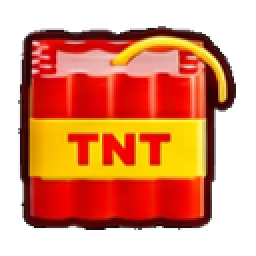
#> input picture src/assets/art/og/powers/bomb.png, 128 x 128 px (shown 2 times larger); its folder holds only this picture in this run
$ python og-folha.py ../src/assets/art/og/powers/bomb.png
#> lines starting #> are read from the running program, lines starting #| are printed output that depends on the picture
#!/usr/bin/env python3
"""
Separa a FOLHA de ícones do jogo original (tira horizontal com o fundo xadrez
"de transparência" queimado no PNG) em ícones 128×128 de fundo transparente,
salvos em `src/assets/art/og/powers/`.

Ordem padrão da folha (esquerda → direita), igual ao mapeamento combinado:
  rocket · shield · fire · freeze · mine · bomb · spring · magic-dice

Como funciona:
  1) se o PNG já tem alfa verdadeiro, usa o alfa como fundo;
  2) senão, detecta as cores do xadrez nas bordas. Com xadrez ESCURO, fundo é
     "cinza até a casa clara + folga" (casa clara, casa escura, sombras e o
     antialiasing da borda do sprite — tudo cinzento e apagado) mais o que
     bater com uma das duas cores; com xadrez CLARO vale só "perto de uma das
     duas cores". Flood-fill a partir das bordas decide o que é fundo —
     buraco fechado dentro do ícone (miolo branco do foguete) sobrevive;
  3) MATTE SUAVE: cada pixel que sobrou recebe alfa proporcional à distância
     dele pra cor do fundo (pixels saturados do desenho ficam opacos). É isso
     que come a franja de antialiasing que, composta sobre a placa clara da
     casa, parece "ícone com fundo branco";
  4) corta em N colunas (segmentos de primeiro plano; se não der N, divide em
     partes iguais), centra o conteúdo em ~85% da tela (regra 2 do ARTE.md §1)
     e salva 128×128 otimizados;
  5) --contato monta uma prévia dupla: os recortes a 40 px SOBRE A PLACA DA
     FAMÍLIA (como o jogo desenha) e a 128 px sobre branco — é assim que tem
     que ser conferido, não sobre fundo escuro; --debug salva a máscara.

Uso:
  pip install pillow
  python3 tools/og-folha.py folha.png                       # 8 nomes padrão
  python3 tools/og-folha.py folha.png out/ --contato
  python3 tools/og-folha.py folha.png --nomes a b c d       # outra lista
  python3 tools/og-folha.py folha.png --tol=24              # ajuste fino

Nada disso é obrigatório pro jogo — é só a linha de montagem da arte.
"""
from __future__ import annotations

import os
import sys
from collections import Counter, deque

try:
    from PIL import Image
except ImportError:  # pragma: no cover
    sys.exit('instale o pillow: pip install pillow')

ROOT = os.path.dirname(os.path.dirname(os.path.abspath(__file__)))
OUT_DIR = os.path.join(ROOT, 'src', 'assets', 'art', 'og', 'powers')

# folha padrão do jogo original, da esquerda pra direita
NAMES = ['rocket', 'shield', 'fire', 'freeze', 'mine', 'bomb', 'spring', 'magic-dice']

CELL_PX = 128    # lado do PNG final (mesmo do tools/og-icones.py)
FILL = 0.85      # conteúdo ocupando ~85% da tela (ARTE.md §1, regra 2)
TOL = 26         # distância RGB pra "é exatamente a cor do xadrez"
FADE_LO = 16     # distância do fundo abaixo disso = transparente (matte suave)
FADE_HI = 90     # acima disso = opaco
SAT_KEEP = 60    # pixel saturado (max-min) acima disso nunca some (é do desenho)


def dist(a: tuple[int, int, int], b: tuple[int, int, int]) -> float:
    return ((a[0] - b[0]) ** 2 + (a[1] - b[1]) ** 2 + (a[2] - b[2]) ** 2) ** 0.5


# [123 lines left out: functions border_colors, make_fg, soft_alpha, not called in this run]


def split_columns(fg: bytearray, w: int, h: int, n: int) -> 'list[tuple[int, int]]':
    colfg = [False] * w
    for x in range(w):
        for y in range(h):
            if fg[y * w + x]:
                colfg[x] = True
                break
    segs: list[tuple[int, int]] = []
    start = None
    for x in range(w + 1):
        on = x < w and colfg[x]
        if on and start is None:
            start = x
        elif not on and start is not None:
            if x - start > max(4, w // (n * 6)):
                segs.append((start, x))
            start = None
    if len(segs) == n:
        return segs
    step = w / n
    return [(int(round(i * step)), int(round((i + 1) * step))) for i in range(n)]


def cut_icon(rgb: Image.Image, alpha: bytearray, x0: int, x1: int) -> Image.Image:
    w, h = rgb.size
    px = rgb.load()
    bx0, by0, bx1, by1 = x1, h, x0, 0
    for y in range(h):
        for x in range(x0, x1):
            if alpha[y * w + x] > 24:
                if x < bx0: bx0 = x
                if x > bx1: bx1 = x
                if y < by0: by0 = y
                if y > by1: by1 = y
    if bx1 < bx0 or by1 < by0:
        raise SystemExit('fatia sem primeiro plano — a máscara comeu o ícone todo (suba --tol?)')
    out = Image.new('RGBA', (CELL_PX, CELL_PX), (0, 0, 0, 0))
    op = Image.new('RGB', (bx1 - bx0 + 1, by1 - by0 + 1), (0, 0, 0))
    oa = Image.new('L', op.size, 0)
    opp, oap = op.load(), oa.load()
    for y in range(by0, by1 + 1):
        for x in range(bx0, bx1 + 1):
            a = alpha[y * w + x]
            if a == 0:
                continue
            opp[x - bx0, y - by0] = px[x, y]
            oap[x - bx0, y - by0] = a
    op = op.convert('RGBA')
    op.putalpha(oa)
    s = (CELL_PX * FILL) / max(op.size)
    nw, nh = max(1, round(op.width * s)), max(1, round(op.height * s))
    op = op.resize((nw, nh), Image.LANCZOS)
    out.paste(op, ((CELL_PX - nw) // 2, (CELL_PX - nh) // 2), op)
    return out


def parse(argv: list[str]) -> tuple[str, str, list[str], int, bool, bool]:
    names: list[str] = []
    tol = TOL
    contato = debug = False
    mode = 'pos'
    rest: list[str] = []
    for a in argv:
        if a == '--nomes':
            mode = 'nomes'
            continue
        if a == '--contato':
            contato = True
            mode = 'pos'
            continue
        if a == '--debug':
            debug = True
            mode = 'pos'
            continue
        if a.startswith('--tol='):
            tol = int(a.split('=', 1)[1])
            mode = 'pos'
            continue
        if a.startswith('--'):
            raise SystemExit(f'opção desconhecida: {a}')
        if mode == 'nomes':
            names.append(a)
        else:
            rest.append(a)
    if not rest:
        print(__doc__)
        sys.exit(2)
    return rest[0], (rest[1] if len(rest) > 1 else OUT_DIR), names or NAMES, tol, contato, debug


def main(argv: list[str]) -> None:
    src, out_dir, names, tol, contato, debug = parse(argv[1:])
    im = Image.open(src)
#> im is the input picture: PIL image 128x128 RGBA; mean R, G, B, A 120.7, 47, 15.2, 151.5
    w, h = im.size
#> w = 128; h = 128
    rgb = im.convert('RGB')
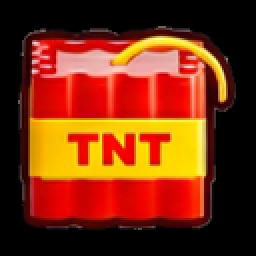
#> rgb: PIL image 128x128 RGB (shown 2 times larger); mean R, G, B 120.7, 47, 15.2
    src_alpha = None
    fg = dark = lim = ca = cb = how = None
    if im.mode == 'RGBA':
        a = im.getchannel('A')
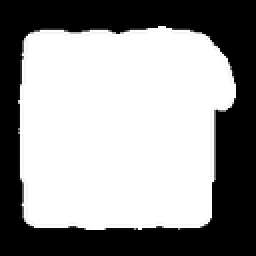
#> a: PIL image 128x128 L (shown 2 times larger); min 0, max 255, mean 151.5
        av = a.get_flattened_data() if hasattr(a, 'get_flattened_data') else list(a.getdata())
#> av = 16384 values, max 255 at index 1744, min 0 at index 0, mean 151.5
        if any(v <= 8 for v in av[::17]):  # alfa real manda (xadrez é só do visual do editor)
            fg = bytearray(1 if v > 8 else 0 for v in av)
            src_alpha = a
            how = 'alfa'
            dark, ca, cb, lim = False, (0, 0, 0), (0, 0, 0), 0
    if fg is None:
        fg, dark, ca, cb, lim, how = make_fg(rgb, tol)
    if src_alpha is None:
        alpha = soft_alpha(fg, rgb, dark, ca, cb, lim)
    else:
        av2 = src_alpha.get_flattened_data() if hasattr(src_alpha, 'get_flattened_data') else list(src_alpha.getdata())
#> av2 has the same summary as av
        alpha = bytearray(v for v in av2)
    n = len(names)
    segs = split_columns(fg, w, h, n)
#> segs = [(0, 16), (16, 32), (32, 48), (48, 64), (64, 80), (80, 96), (96, 112), (112, 128)]
    if len(segs) != n:
        print(f'aviso: {len(segs)} segmentos, esperava {n}; cortando em partes iguais', file=sys.stderr)
        segs = [(round(i * w / n), round((i + 1) * w / n)) for i in range(n)]
    print(f'fundo removido por: {how}  ·  {n} ícones  ·  tol={tol}')
    os.makedirs(out_dir, exist_ok=True)
    icons: list[tuple[str, Image.Image]] = []
    for name, (x0, x1) in zip(names, segs):
        icon = cut_icon(rgb, alpha, x0, x1)
        icon.save(os.path.join(out_dir, f'{name}.png'), optimize=True)
        icons.append((name, icon))
        print(f'{name:<11} col {x0:>4}–{x1:<4} → {out_dir}/{name}.png ({os.path.getsize(os.path.join(out_dir, name + ".png")) // 1024 + 1} KB)')
#> this loop made 8 passes
#> (name, x0, x1, s in cut_icon, nw in cut_icon) on passes 1 to 8: ('rocket', 0, 16, 1.12, 8), ('shield', 16, 32, 1.09, 17), ('fire', 32, 48, 1.08, 17), ('freeze', 48, 64, 1.08, 17), ('mine', 64, 80, 1.07, 17), ('bomb', 80, 96, 1.07, 17), ('spring', 96, 112, 1.1, 18), ('magic-dice', 112, 128, 3.75, 23)
#| rocket      col    0–16   → src/assets/art/og/powers/rocket.png (3 KB)
#| shield      col   16–32   → src/assets/art/og/powers/shield.png (4 KB)
#| fire        col   32–48   → src/assets/art/og/powers/fire.png (4 KB)
#| freeze      col   48–64   → src/assets/art/og/powers/freeze.png (5 KB)
#| mine        col   64–80   → src/assets/art/og/powers/mine.png (4 KB)
#| bomb        col   80–96   → src/assets/art/og/powers/bomb.png (4 KB)
#| spring      col   96–112  → src/assets/art/og/powers/spring.png (5 KB)
#| magic-dice  col  112–128  → src/assets/art/og/powers/magic-dice.png (5 KB)
#> pass 1, in main, `icon = cut_icon(rgb, alpha, x0, x1)`:
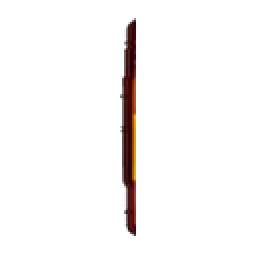
#> icon: PIL image 128x128 RGBA (shown 2 times larger); mean R, G, B, A 3.2, 1.1, 0.6, 9.5; transparent parts drawn white
#> after the loop:
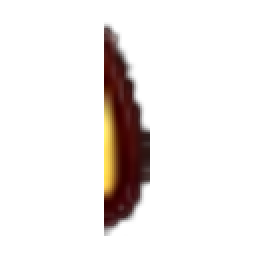
#> icon: PIL image 128x128 RGBA (shown 2 times larger); mean R, G, B, A 8.7, 4.3, 2.5, 24.6; transparent parts drawn white
#> after the loop, icons = 8 items
    if debug:
        Image.frombytes('L', (w, h), bytes(alpha)).save(os.path.splitext(src)[0] + '.fg.png')
    if contato:
        # prévia 1: sobre placa da família a 40 px (44 no tabuleiro); prévia 2: 128 px sobre branco
        pastels = {'rocket': '#ffe1bf', 'shield': '#d2e8ff', 'fire': '#ffcfcf', 'freeze': '#d2e8ff',
                   'mine': '#ffcfcf', 'bomb': '#ffcfcf', 'spring': '#ffe1bf', 'magic-dice': '#e9d8ff'}
        cell = 46
        top = Image.new('RGB', (n * cell + 1, cell + 1), (244, 240, 232))
        bot = Image.new('RGBA', (n * 136 + 1, 137), (255, 255, 255, 255))
        for i, (name, icon) in enumerate(icons):
            paste = icon.resize((40, 40), Image.LANCZOS)
            tile = Image.new('RGB', (40, 40), pastels.get(name, '#e9d8ff'))
            tile.paste(paste, (0, 0), paste)
            top.paste(tile, (i * cell + 3, 3))
            bot.paste(icon, (i * 136 + 4, 4), icon)
        top.save(os.path.splitext(src)[0] + '.placas.png')
        bot.convert('RGB').save(os.path.splitext(src)[0] + '.128.png')
        print(f'prévias: {os.path.splitext(src)[0]}.placas.png (como no jogo) · {os.path.splitext(src)[0]}.128.png (branco)')


if __name__ == '__main__':
    main(sys.argv)

$ run again, on src/assets/art/og/powers/freeze.png
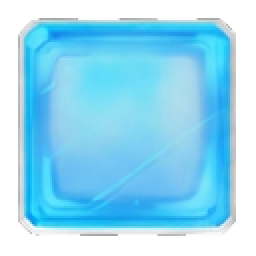
#> input picture src/assets/art/og/powers/freeze.png, 128 x 128 px (shown 2 times larger)
#> in main, im is the input picture: PIL image 128x128 RGBA; mean R, G, B, A 75.3, 143.6, 170.2, 180.9
#> in main, `a = im.getchannel('A')`:
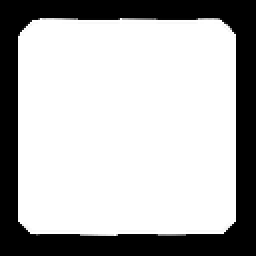
#> a: PIL image 128x128 L (shown 2 times larger); min 0, max 255, mean 180.9
#> av = 16384 values, max 255 at index 1212, min 0 at index 0, mean 180.9
#> av2 has the same summary as av
#> in main, `segs = split_columns(fg, w, h, n)`: segs = [(0, 16), (16, 32), (32, 48), (48, 64), (64, 80), (80, 96), (96, 112), (112, 128)]
#> the loop in main, `for name, (x0, x1) in zip(names, segs):` made 8 passes
#> (name, x0, x1, s in cut_icon, nw in cut_icon) on passes 1 to 8: ('rocket', 0, 16, 1.02, 7), ('shield', 16, 32, 0.998, 16), ('fire', 32, 48, 0.998, 16), ('freeze', 48, 64, 0.998, 16), ('mine', 64, 80, 0.998, 16), ('bomb', 80, 96, 1.01, 16), ('spring', 96, 112, 1.01, 16), ('magic-dice', 112, 128, 1.04, 6)
#> (printed output is left out)
#> after the loop in main, `for name, (x0, x1) in zip(names, segs):`:
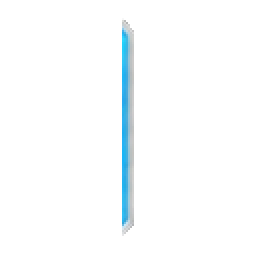
#> icon: PIL image 128x128 RGBA (shown 2 times larger); mean R, G, B, A 4.6, 7.1, 8.2, 9.6; transparent parts drawn white
#> after the loop in main, `for name, (x0, x1) in zip(names, segs):`: icons = 8 items
